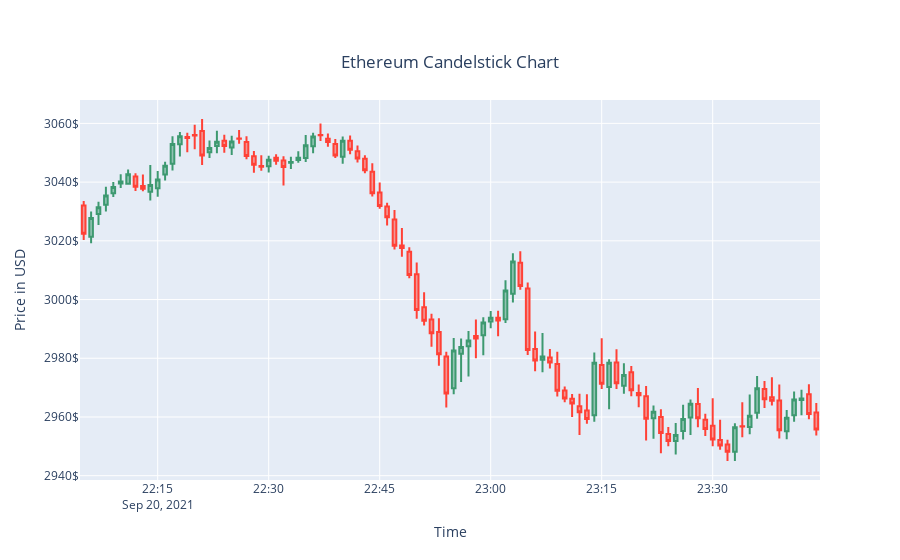

Source (notebook cell):
### Markdown cell above
- Ethereum

### Code cell
eth_plot = candelstick_chart(eth[-100:], title="Ethereum")
eth_plot.show()
